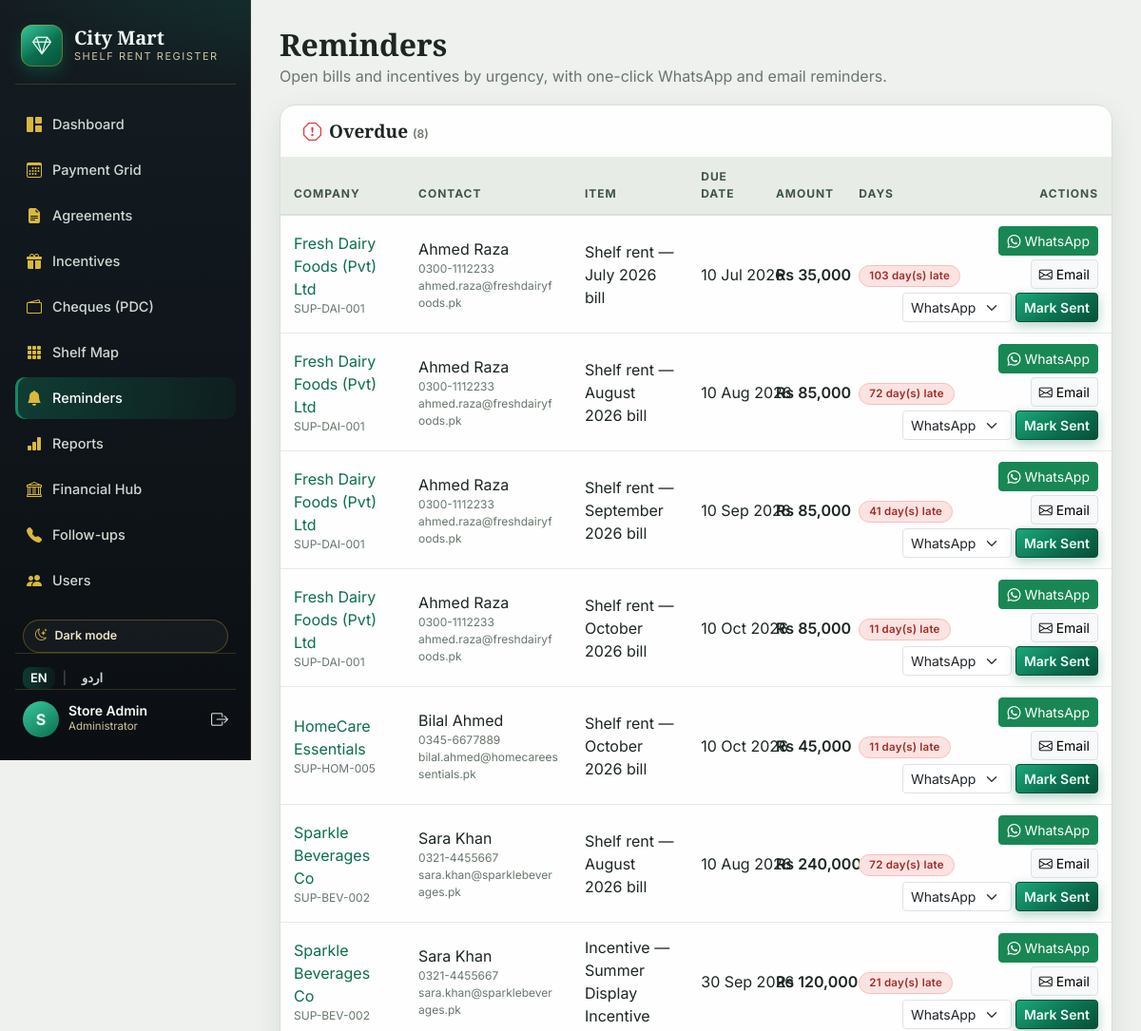
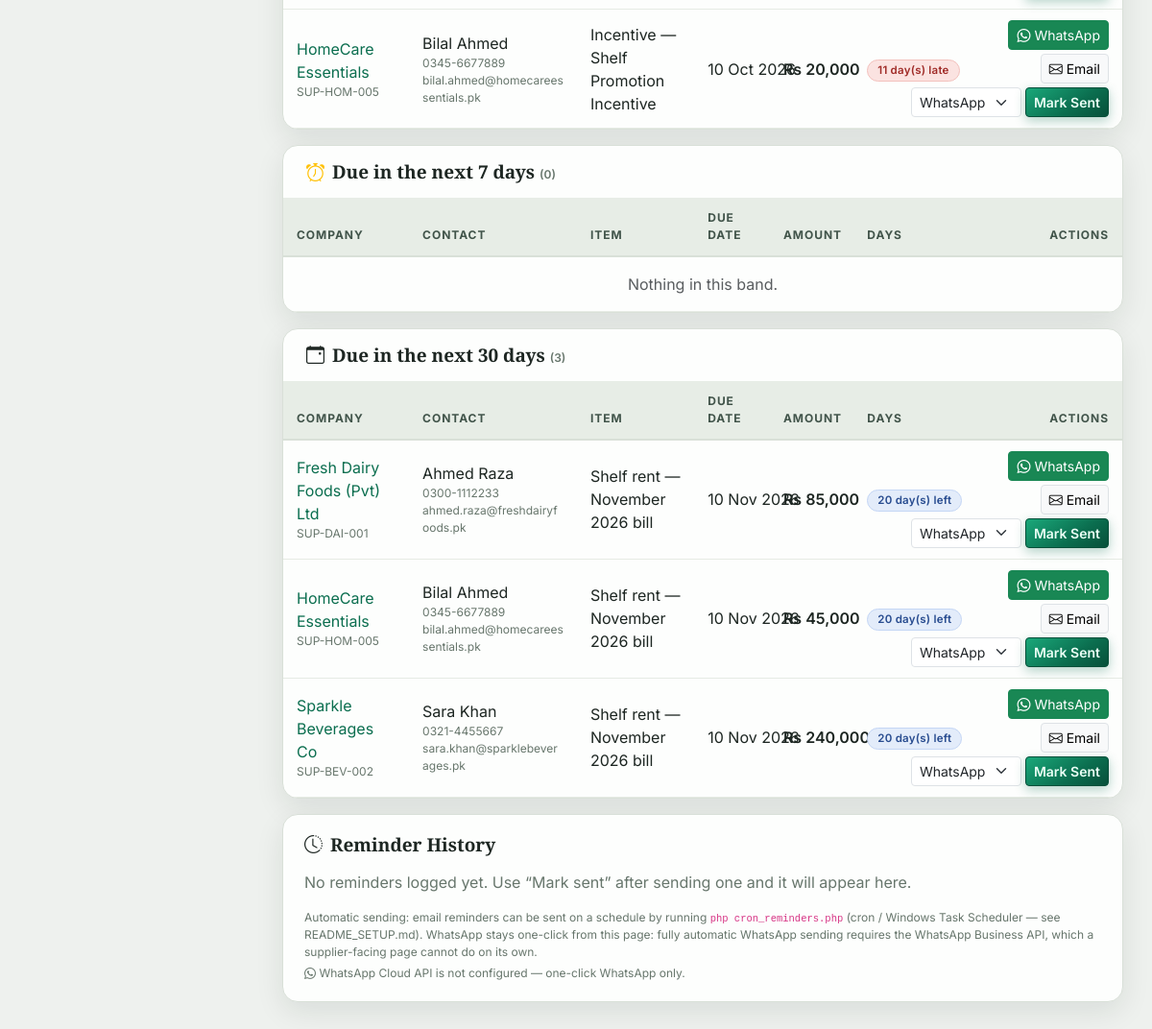
/reminders.php (signed in), run on the app's committed database (2 pictures, top to bottom).
### tables this page shows
CREATE TABLE IF NOT EXISTS agreements (
  id                INT UNSIGNED AUTO_INCREMENT PRIMARY KEY,
  supplier_name     VARCHAR(150) NOT NULL,
  ledger_code       VARCHAR(60)  NOT NULL UNIQUE,
  contact_person    VARCHAR(100) NULL,
  contact_phone     VARCHAR(40)  NULL,
  contact_email     VARCHAR(120) NULL,
  rent_type         ENUM('fixed','percentage') NOT NULL DEFAULT 'fixed',
  rent_amount       DECIMAL(12,2) NULL,           
  percentage_rate   DECIMAL(5,2)  NULL,           
  wht_percent       DECIMAL(5,2)  NOT NULL DEFAULT 0,   
  gst_percent       DECIMAL(5,2)  NOT NULL DEFAULT 0,   
  shelf_id          INT UNSIGNED NULL,            
  billing_frequency ENUM('monthly','quarterly','display_drive') NOT NULL DEFAULT 'monthly',
  period_from       DATE NOT NULL,
  period_to         DATE NOT NULL,
  scan_file         VARCHAR(255) NULL,            
  notes             VARCHAR(255) NULL,
  created_by        INT UNSIGNED NULL,
  created_at        TIMESTAMP NOT NULL DEFAULT CURRENT_TIMESTAMP,
  updated_at        TIMESTAMP NOT NULL DEFAULT CURRENT_TIMESTAMP ON UPDATE CURRENT_TIMESTAMP,
  CONSTRAINT fk_agreements_user FOREIGN KEY (created_by) REFERENCES users(id) ON DELETE SET NULL,
  CONSTRAINT fk_agreements_shelf FOREIGN KEY (shelf_id) REFERENCES shelves(id) ON DELETE SET NULL,
  CHECK (period_to >= period_from)
);

### auth.php (called while the page is built, shortened)
<?php
require_once __DIR__ . '/config.php';
require_once __DIR__ . '/lang.php';
function currentUser(): ?array
{
    return $_SESSION['user'] ?? null;
}
function canWrite(): bool
{
    $u = currentUser();
    return $u && in_array($u['role'], ['admin', 'accountant'], true);
}
function e($v): string
{
    return htmlspecialchars((string)($v ?? ''), ENT_QUOTES, 'UTF-8');
}
function money($n): string
{
    return cfg('currency') . ' ' . number_format((float)$n, 0);
}

### billing.php (called while the page is built, shortened)
<?php
function syncBills(PDO $pdo): void
{
    $agreements = $pdo->query('SELECT * FROM agreements')->fetchAll();
}
function billStatus(array $bill, float $paid, ?string $today = null): string
{
    $today = $today ?? date('Y-m-d');
    if ($bill['expected_amount'] === null) {
        return 'awaited';
    }
    $expected = (float)$bill['expected_amount'];
    if ($paid >= $expected - 0.005) {
        return 'received';
    }
    if ($paid > 0) {
        return 'partial';
    }
    return $bill['due_date'] < $today ? 'overdue' : 'due';
}
function loadBills(PDO $pdo, ?int $year = null, ?int $agreementId = null): array
{
    $sql = 'SELECT b.*, a.supplier_name, a.ledger_code, a.rent_type,
                   a.rent_amount, a.percentage_rate, a.billing_frequency,
                   a.period_from, a.period_to,
                   a.wht_percent, a.gst_percent, a.shelf_id,
                   COALESCE((SELECT SUM(p.amount) FROM payments p WHERE p.bill_id = b.id), 0) AS paid
              FROM bills b
              JOIN agreements a ON a.id = b.agreement_id
             WHERE 1 = 1';
    $args = [];
    $sql .= ' ORDER BY a.supplier_name, b.bill_month';
    $st = $pdo->prepare($sql);
    $st->execute($args);
    $bills = $st->fetchAll();
    $today = date('Y-m-d');
    foreach ($bills as &$b) {
        $b['paid']   = (float)$b['paid'];
    }
    return $bills;
}
function incentiveStatus(array $inc, ?string $today = null): string
{
    $today = $today ?? date('Y-m-d');
    if ($inc['expected_amount'] === null) {
        return 'awaited';
    }
    $expected = (float)$inc['expected_amount'];
    $received = (float)$inc['received_amount'];
    if ($received >= $expected - 0.005) {
        return 'received';
    }
    if ($received > 0) {
        return 'partial';
    }
    return $inc['expected_date'] < $today ? 'overdue' : 'pending';
}
function loadIncentives(PDO $pdo, ?int $agreementId = null): array
{
    $sql = 'SELECT i.*, a.supplier_name, a.ledger_code
              FROM incentives i
              JOIN agreements a ON a.id = i.agreement_id';
    $args = [];
    $sql .= ' ORDER BY i.expected_date, i.id';
    $st = $pdo->prepare($sql);
    $st->execute($args);
    $rows = $st->fetchAll();
    $today = date('Y-m-d');
    foreach ($rows as &$r) {
        $r['status']  = incentiveStatus($r, $today);
    }
    return $rows;
}
function getSettings(PDO $pdo): array
{
    $cache = [
        'mart_ntn' => '', 'mart_strn' => '', 'mart_address' => '', 'mart_phone' => '',
        'wa_api_token' => '', 'wa_phone_number_id' => '', 'wa_template' => '',
    ];
    try {
        foreach ($pdo->query('SELECT skey, svalue FROM settings')->fetchAll() as $r) {
            $cache[$r['skey']] = $r['svalue'];
        }
    } catch (Throwable $ex) {
    }
    return $cache;
}
function getSetting(PDO $pdo, string $key, string $default = ''): string
{
    $s = getSettings($pdo);
    return isset($s[$key]) && $s[$key] !== '' ? $s[$key] : $default;
}
function whatsappApiConfigured(PDO $pdo): bool
{
    return getSetting($pdo, 'wa_api_token') !== ''
        && getSetting($pdo, 'wa_phone_number_id') !== ''
        && getSetting($pdo, 'wa_template') !== '';
}

### lang.php (called while the page is built, shortened)
<?php
function appLang(): string
{
    return $_SESSION['lang'] ?? 'en';
}
function t(string $key): string
{
    static $dict = null;
    $lang = appLang();
    return $dict[$lang][$key] ?? $dict['en'][$key] ?? $key;
}

### config.php (called while the page is built, shortened)
<?php
function cfg(string $key)
{
    $map = [
        'db_host' => DB_HOST, 'db_port' => DB_PORT, 'db_name' => DB_NAME,
        'db_user' => DB_USER, 'db_pass' => DB_PASS,
        'mart_name' => MART_NAME, 'app_name' => APP_NAME, 'currency' => CURRENCY,
        'due_day' => DUE_DAY, 'expiry_warn_days' => EXPIRY_WARN_DAYS,
        'upload_dir' => UPLOAD_DIR, 'upload_url' => UPLOAD_URL,
        'max_upload_bytes' => MAX_UPLOAD_BYTES,
    ];
    return $map[$key] ?? null;
}

### reminders.php (the view, shortened to what this page needs)
<?php
require_once __DIR__ . '/db.php';
require_once __DIR__ . '/billing.php';
require_once __DIR__ . '/layout.php';
$pdo = db();
syncBills($pdo);
$write = canWrite();
$contacts = [];
foreach ($pdo->query('SELECT id, contact_person, contact_phone, contact_email FROM agreements')->fetchAll() as $c) {
    $contacts[(int)$c['id']] = $c;
}
$today = date('Y-m-d');
$d7    = date('Y-m-d', strtotime('+7 days'));
$d30   = date('Y-m-d', strtotime('+30 days'));
function bucketOf(string $due, string $today, string $d7, string $d30): ?string
{
    if ($due < $today)  return 'overdue';
    if ($due <= $d30)   return 'due30';
    return null;
}
$items = [];
foreach (loadBills($pdo) as $b) {
    if ($b['expected_amount'] === null) continue;
    $balance = (float)$b['expected_amount'] - $b['paid'];
    if ($balance <= 0) continue;
    $bucket = bucketOf($b['due_date'], $today, $d7, $d30);
    if ($bucket === null) continue;
    $c = $contacts[(int)$b['agreement_id']] ?? [];
    $items[] = [
        'bucket' => $bucket, 'agreement_id' => (int)$b['agreement_id'],
        'supplier_name' => $b['supplier_name'], 'ledger_code' => $b['ledger_code'],
        'contact_person' => $c['contact_person'] ?? null, 'contact_phone' => $c['contact_phone'] ?? null,
        'contact_email' => $c['contact_email'] ?? null,
        'item' => 'Shelf rent — ' . date('F Y', strtotime($b['bill_month'])) . ' bill',
        'amount' => $balance, 'date' => $b['due_date'],
    ];
}
foreach (loadIncentives($pdo) as $inc) {
    if ($inc['expected_amount'] === null || $inc['balance'] === null || $inc['balance'] <= 0) continue;
    $bucket = bucketOf($inc['expected_date'], $today, $d7, $d30);
    if ($bucket === null) continue;
    $c = $contacts[(int)$inc['agreement_id']] ?? [];
    $items[] = [
        'bucket' => $bucket, 'agreement_id' => (int)$inc['agreement_id'],
        'supplier_name' => $inc['supplier_name'], 'ledger_code' => $inc['ledger_code'],
        'contact_person' => $c['contact_person'] ?? null, 'contact_phone' => $c['contact_phone'] ?? null,
        'contact_email' => $c['contact_email'] ?? null,
        'item' => 'Incentive — ' . $inc['title'],
        'amount' => $inc['balance'], 'date' => $inc['expected_date'],
    ];
}
function waNumber(?string $phone): ?string
{
    $d = preg_replace('/\D+/', '', $phone);
    if (str_starts_with($d, '0'))  $d = '92' . substr($d, 1);
    return $d;
}
function reminderText(array $it): string
{
    $who = $it['contact_person'] ? ' ' . $it['contact_person'] : '';
    return 'Assalam-o-Alaikum' . $who . ', this is ' . MART_NAME . '. A polite reminder that '
        . money($it['amount']) . ' for ' . $it['item'] . ' (due ' . date('d M Y', strtotime($it['date'])) . ') '
        . 'is outstanding at our end. We would be grateful if it could be settled at the earliest. Thank you.';
}
$histTotal = (int)$pdo->query('SELECT COUNT(*) FROM reminder_log')->fetchColumn();
[$hPage, $hPages, $hOffset] = paginate($histTotal, 20);
$histSt = $pdo->prepare(
    'SELECT rl.*, a.supplier_name, u.name AS by_name
       FROM reminder_log rl
       JOIN agreements a ON a.id = rl.agreement_id
       LEFT JOIN users u ON u.id = rl.sent_by
      ORDER BY rl.sent_at DESC, rl.id DESC
      LIMIT :lim OFFSET :off'
);
$histSt->bindValue(':lim', 20, PDO::PARAM_INT);
$histSt->bindValue(':off', $hOffset, PDO::PARAM_INT);
$histSt->execute();
$history = $histSt->fetchAll();
$waApiReady = whatsappApiConfigured($pdo);
$sections = [
    'overdue' => [t('overdue'), 'bi-exclamation-octagon text-danger', 'pill-overdue'],
    'due7'    => [t('due_next_7'), 'bi-alarm text-warning', 'pill-partial'],
    'due30'   => [t('due_next_30'), 'bi-calendar-event', 'pill-due'],
];
?>
<?php foreach ($sections as $key => [$label, $icon, $pill]): $rows = array_values(array_filter($items, fn($i) => $i['bucket'] === $key)); ?>
<div class="panel mb-3 p-0 overflow-hidden">
  <div class="panel-head px-4 pt-3">
    <h2><i class="bi <?= $icon ?> me-2"></i><?= e($label) ?> <span class="cell-sub">(<?= count($rows) ?>)</span></h2>
  </div>
  <div class="table-responsive">
    <table class="table table-luxe reminders-table align-middle mb-0">
      <colgroup><col style="width:15%"><col style="width:20%"><col style="width:14%"><col style="width:9%"><col style="width:10%"><col style="width:11%"><col style="width:21%"></colgroup>
      <thead><tr><th><?= e(t('company')) ?></th><th><?= e(t('contact')) ?></th><th><?= e(t('item')) ?></th><th><?= e(t('due_date')) ?></th><th class="text-end"><?= e(t('amount')) ?></th><th><?= e(t('days')) ?></th><th class="text-end no-print"><?= e(t('actions')) ?></th></tr></thead>
      <tbody>
      <?php if (!$rows): ?>
        <tr><td colspan="7" class="text-center py-3 text-muted"><?= e(t('nothing_in_band')) ?></td></tr>
      <?php endif; ?>
      <?php foreach ($rows as $it):
        $days = (int)round((strtotime($it['date']) - strtotime($today)) / 86400);
        $wa = waNumber($it['contact_phone']);
        $text = reminderText($it);
      ?>
        <tr>
          <td><a href="company.php?id=<?= (int)$it['agreement_id'] ?>"><?= e($it['supplier_name']) ?></a>
              <div class="cell-sub"><?= e($it['ledger_code']) ?></div></td>
          <td><?= e($it['contact_person'] ?? '—') ?>
            <?php if ($it['contact_phone']): ?><div class="cell-sub"><?= e($it['contact_phone']) ?></div><?php endif; ?>
            <?php if ($it['contact_email']): ?><div class="cell-sub"><?= e($it['contact_email']) ?></div><?php endif; ?>
          </td>
          <td><?= e($it['item']) ?></td>
          <td class="text-nowrap"><?= date('d M Y', strtotime($it['date'])) ?></td>
          <td class="text-end fw-semibold"><?= money($it['amount']) ?></td>
          <td><span class="pill <?= $pill ?>"><?= $days < 0 ? e(sprintf(t('days_late'), abs($days))) : ($days === 0 ? e(t('due_today')) : e(sprintf(t('days_left_paren'), $days))) ?></span></td>
          <td class="no-print">
            <div class="d-flex flex-wrap gap-1 justify-content-end mb-1">
            <?php if ($wa): ?>
              <a class="btn btn-sm btn-success text-nowrap" target="_blank" rel="noopener" href="https://wa.me/<?= e($wa) ?>?text=<?= urlencode($text) ?>"><i class="bi bi-whatsapp"></i> <?= e(t('whatsapp')) ?></a>
            <?php endif; ?>
            <?php if ($it['contact_email']): ?>
              <a class="btn btn-sm btn-light border text-nowrap" href="mailto:<?= e($it['contact_email']) ?>?subject=<?= urlencode('Payment reminder — ' . MART_NAME) ?>&body=<?= urlencode($text) ?>"><i class="bi bi-envelope"></i> <?= e(t('email')) ?></a>
            <?php endif; ?>
            </div>
            <?php if ($write): ?>
              <form method="post" class="d-flex gap-1 align-items-center justify-content-end">
                <select class="form-select form-select-sm w-auto" name="channel">
                  <option>WhatsApp</option><option>Email</option>
                </select>
                <button class="btn btn-sm btn-gold text-nowrap" type="submit"><?= e(t('mark_sent')) ?></button>
              </form>
            <?php endif; ?>
          </td>
        </tr>
      <?php endforeach; ?>
      </tbody>
    </table>
  </div>
</div>
<?php endforeach; ?>
<div class="panel">
  <div class="panel-head"><h2><i class="bi bi-clock-history me-2"></i><?= e(t('reminder_history')) ?></h2></div>
  <?php if (!$history): ?>
    <p class="empty-note"><?= e(t('no_reminders_logged')) ?></p>
  <?php endif; ?>
  <p class="cell-sub mt-3 mb-0">
    <?= e(t('auto_note_1')) ?><code>php cron_reminders.php</code><?= e(t('auto_note_2')) ?>
  </p>
  <p class="cell-sub mt-1 mb-0">
    <i class="bi bi-whatsapp"></i> <?= e($waApiReady ? t('wa_api_configured') : t('wa_api_not_configured')) ?>
  </p>
</div>

### assets/css/app.css (style rules this page uses)
:root { --slate: #141c22; --slate-2: #0b0f13; --emerald: #0b6e4f; --emerald-bright: #128a64; --emerald-soft: #e2f0e9; --gold: #c9a227; --gold-dark: #9a7a17; --gold-soft: #efe3b8; --bg: #eef1ee; --panel: #fdfefd; --panel-2: #f2f5f1; --ink: #1d2622; --muted: #67766c; --line: #d9e0d8; --line-soft: #e6ebe4; --thead-bg: #e7ede6; --thead-ink: #41544a; --hover-bg: #eef5ef; --out-bg1: #eef0ec; --out-bg2: #e2e6df; --shadow: 0 10px 30px rgba(16, 32, 24, .09); --radius: 16px; color-scheme: light; }
* { font-family: 'Inter', system-ui, sans-serif; }
body { background: var(--bg); color: var(--ink); transition: background .25s ease, color .25s ease; }
h1, h2, h3, .brand-name { font-family: 'Playfair Display', Georgia, serif; }
a { color: var(--emerald); text-decoration: none; }
.panel { background: var(--panel); border: 1px solid var(--line); border-radius: var(--radius); box-shadow: var(--shadow); padding: 20px 22px; }
.panel-head { display: flex; justify-content: space-between; align-items: center; gap: 12px; margin-bottom: 14px; flex-wrap: wrap; }
.panel-head h2, .panel-title { font-size: 19px; font-weight: 600; margin: 0; }
.empty-note { color: var(--muted); margin: 6px 0 2px; }
.table-luxe { --bs-table-bg: transparent; --bs-table-color: var(--ink); color: var(--ink); }
.table-luxe thead th { background: var(--thead-bg); color: var(--thead-ink); font-size: 12px; letter-spacing: .08em; text-transform: uppercase; border-bottom: 2px solid var(--line); padding: 12px 14px; }
.table-luxe tbody td, .table-luxe tbody th { padding: 11px 14px; border-color: var(--line-soft); }
.cell-sub { font-size: 12px; color: var(--muted); }
.pill { display: inline-block; padding: 2px 10px; border-radius: 999px; font-size: 11.5px; font-weight: 600; letter-spacing: .02em; white-space: nowrap; border: 1px solid transparent; }
.pill-due { background: #e3ecfa; color: #274b8f; border-color: #c4d6f5; }
.pill-overdue { background: #fbe3e1; color: #a02c28; border-color: #f3c1bd; }
.btn-gold { background: linear-gradient(145deg, #1aa87a, var(--emerald) 60%, #07503a); border: 1px solid #07503a; color: #eafff5; font-weight: 600; box-shadow: 0 4px 12px rgba(11,110,79,.3); }
.table-luxe td.text-end, .table-luxe th.text-end { white-space: nowrap; }
.reminders-table { table-layout: fixed; width: 100%; }
.reminders-table .cell-sub { overflow-wrap: anywhere; }
.reminders-table td { overflow-wrap: break-word; }

### data on the page
agreements: supplier_name "Fresh Dairy Foods (Pvt) Ltd", ledger_code "SUP-DAI-001", contact_person "Ahmed Raza", contact_phone "0300-1112233", contact_email "ahmed.raza@freshdairyfoods.pk", item "Shelf rent — July 2026 bill", date "10 Jul 2026", amount "Rs 35,000", days "103 day(s) late", item "Shelf rent — August 2026 bill", date "10 Aug 2026", amount "Rs 85,000", days "72 day(s) late", item "Shelf rent — September 2026 bill", date "10 Sep 2026", days "41 day(s) late", item "Shelf rent — October 2026 bill", date "10 Oct 2026", days "11 day(s) late", item "Shelf rent — November 2026 bill", date "10 Nov 2026", days "20 day(s) left"
agreements: supplier_name "HomeCare Essentials", ledger_code "SUP-HOM-005", contact_person "Bilal Ahmed", contact_phone "0345-6677889", contact_email "bilal.ahmed@homecareessentials.pk", item "Shelf rent — October 2026 bill", date "10 Oct 2026", amount "Rs 45,000", days "11 day(s) late", item "Incentive — Shelf Promotion Incentive", amount "Rs 20,000", item "Shelf rent — November 2026 bill", date "10 Nov 2026", days "20 day(s) left"
agreements: supplier_name "Sparkle Beverages Co", ledger_code "SUP-BEV-002", contact_person "Sara Khan", contact_phone "0321-4455667", contact_email "sara.khan@sparklebeverages.pk", item "Shelf rent — August 2026 bill", date "10 Aug 2026", amount "Rs 240,000", days "72 day(s) late", item "Incentive — Summer Display Incentive", date "30 Sep 2026", amount "Rs 120,000", days "21 day(s) late", item "Shelf rent — November 2026 bill", date "10 Nov 2026", days "20 day(s) left"

### other printed values
cfg('mart_name') "City Mart"
$label "Dashboard"
$label "Payment Grid"
$label "Agreements"
$label "Incentives"
$label "Cheques (PDC)"
$label "Shelf Map"
$label "Reminders"
$label "Reports"
$label "Financial Hub"
$label "Follow-ups"
$label "Users"
$theme === 'dark' ? t('light_mode') : t('dark_mode') "Dark mode"
substr($u['name'], 0, 1) "S"
$u['name'] "Store Admin"
